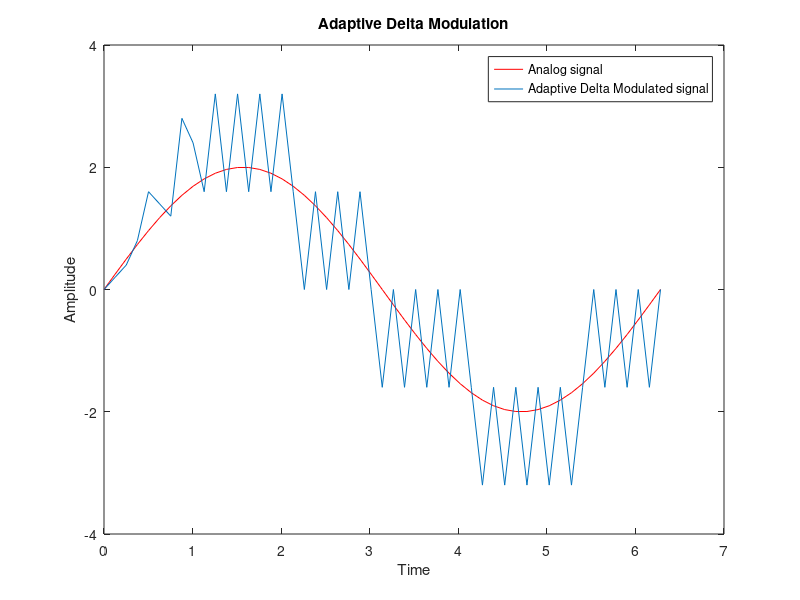

MATLAB code for this plot:
clc;
clear all;
close all;

% Signal parameters
a = 2;
t = 0:2*pi/50:2*pi; % Signal generation
x = a*sin(t);
l = length(x);

% Delta modulation parameters
delta = 0.2;

% Apply adaptive delta modulation
xn = zeros(1, l); % Initialize the output signal
cnt1 = 0;
cnt2 = 0;
sum = 0;

for i = 1:l
    if x(i) == sum
        % Do nothing
    elseif x(i) > sum
        if cnt1 < 2
            sum = sum + delta; % Step up by delta
        elseif cnt1 == 2
            sum = sum + 2*delta; % Double the step size after first two increases
        elseif cnt1 == 3
            sum = sum + 4*delta; % Double step size
        else
            sum = sum + 8*delta; % Still double and then stop doubling thereon
        end
        cnt1 = cnt1 + 1;
    else
        if cnt2 < 2
            sum = sum - delta;
        elseif cnt2 == 2
            sum = sum - 2*delta;
        elseif cnt2 == 3
            sum = sum - 4*delta;
        else
            sum = sum - 8*delta;
        end
        cnt2 = cnt2 + 1;
    end
    xn(i) = sum;
end

% Plotting
plot(t, x, 'r');
hold on;
plot(t, xn);
legend('Analog signal', 'Adaptive Delta Modulated signal');
title('Adaptive Delta Modulation');
xlabel('Time');
ylabel('Amplitude');
